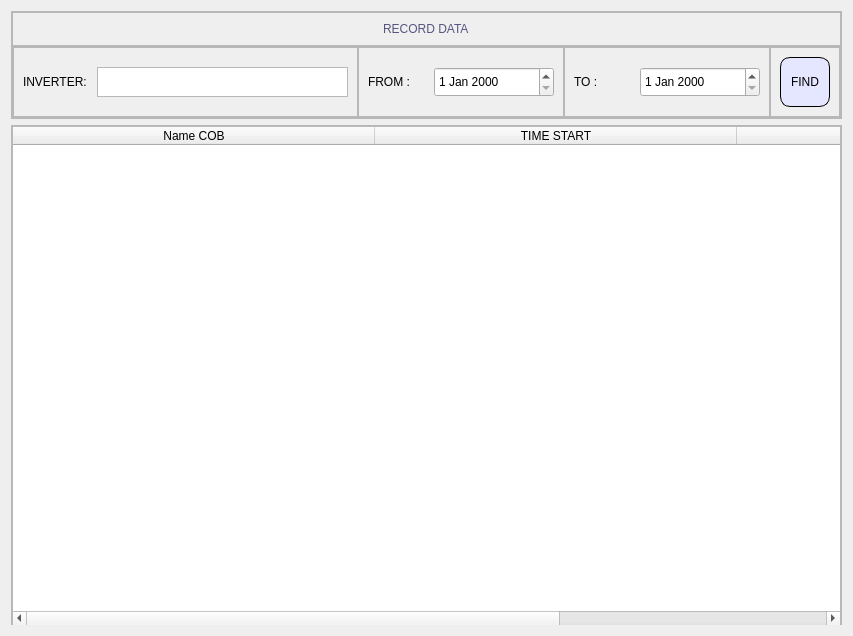
                  <widget class="QWidget" name="page_history">
                   <layout class="QVBoxLayout" name="verticalLayout_18">
                    <item>
                     <widget class="QFrame" name="frame_27">
                      <property name="minimumSize">
                       <size>
                        <width>0</width>
                        <height>100</height>
                       </size>
                      </property>
                      <property name="maximumSize">
                       <size>
                        <width>16777215</width>
                        <height>16777215</height>
                       </size>
                      </property>
                      <property name="styleSheet">
                       <string notr="true"/>
                      </property>
                      <property name="frameShape">
                       <enum>QFrame::StyledPanel</enum>
                      </property>
                      <property name="frameShadow">
                       <enum>QFrame::Raised</enum>
                      </property>
                      <layout class="QVBoxLayout" name="verticalLayout_21">
                       <property name="spacing">
                        <number>0</number>
                       </property>
                       <property name="leftMargin">
                        <number>0</number>
                       </property>
                       <property name="topMargin">
                        <number>0</number>
                       </property>
                       <property name="rightMargin">
                        <number>0</number>
                       </property>
                       <property name="bottomMargin">
                        <number>0</number>
                       </property>
                       <item>
                        <widget class="QFrame" name="frame_31">
                         <property name="frameShape">
                          <enum>QFrame::StyledPanel</enum>
                         </property>
                         <property name="frameShadow">
                          <enum>QFrame::Raised</enum>
                         </property>
                         <layout class="QHBoxLayout" name="horizontalLayout_22">
                          <item alignment="Qt::AlignHCenter">
                           <widget class="QLabel" name="label_26">
                            <property name="styleSheet">
                             <string notr="true">font: 36pt &quot;MS Shell Dlg 2&quot;;
color: rgb(85, 85, 127);</string>
                            </property>
                            <property name="text">
                             <string>RECORD DATA</string>
                            </property>
                           </widget>
                          </item>
                         </layout>
                        </widget>
                       </item>
                       <item>
                        <widget class="QFrame" name="frame_32">
                         <property name="maximumSize">
                          <size>
                           <width>16777215</width>
                           <height>100</height>
                          </size>
                         </property>
                         <property name="frameShape">
                          <enum>QFrame::StyledPanel</enum>
                         </property>
                         <property name="frameShadow">
                          <enum>QFrame::Raised</enum>
                         </property>
                         <layout class="QHBoxLayout" name="horizontalLayout_18">
                          <property name="spacing">
                           <number>0</number>
                          </property>
                          <property name="leftMargin">
                           <number>0</number>
                          </property>
                          <property name="topMargin">
                           <number>0</number>
                          </property>
                          <property name="rightMargin">
                           <number>0</number>
                          </property>
                          <property name="bottomMargin">
                           <number>0</number>
                          </property>
                          <item>
                           <widget class="QFrame" name="frame_33">
                            <property name="maximumSize">
                             <size>
                              <width>345</width>
                              <height>16777215</height>
                             </size>
                            </property>
                            <property name="frameShape">
                             <enum>QFrame::StyledPanel</enum>
                            </property>
                            <property name="frameShadow">
                             <enum>QFrame::Raised</enum>
                            </property>
                            <layout class="QHBoxLayout" name="horizontalLayout_26">
                             <item>
                              <widget class="QLabel" name="label_11">
                               <property name="text">
                                <string>INVERTER: </string>
                               </property>
                              </widget>
                             </item>
                             <item>
                              <widget class="QTextEdit" name="textEdit_2">
                               <property name="maximumSize">
                                <size>
                                 <width>16777215</width>
                                 <height>30</height>
                                </size>
                               </property>
                              </widget>
                             </item>
                            </layout>
                           </widget>
                          </item>
                          <item>
                           <widget class="QFrame" name="frame_34">
                            <property name="frameShape">
                             <enum>QFrame::StyledPanel</enum>
                            </property>
                            <property name="frameShadow">
                             <enum>QFrame::Raised</enum>
                            </property>
                            <layout class="QHBoxLayout" name="horizontalLayout_19">
                             <item>
                              <widget class="QLabel" name="label_4">
                               <property name="minimumSize">
                                <size>
                                 <width>60</width>
                                 <height>30</height>
                                </size>
                               </property>
                               <property name="maximumSize">
                                <size>
                                 <width>70</width>
                                 <height>16777215</height>
                                </size>
                               </property>
                               <property name="text">
                                <string>FROM :</string>
                               </property>
                              </widget>
                             </item>
                             <item>
                              <widget class="QDateEdit" name="dateEdit">
                               <property name="minimumSize">
                                <size>
                                 <width>120</width>
                                 <height>30</height>
                                </size>
                               </property>
                              </widget>
                             </item>
                            </layout>
                           </widget>
                          </item>
                          <item>
                           <widget class="QFrame" name="frame_35">
                            <property name="frameShape">
                             <enum>QFrame::StyledPanel</enum>
                            </property>
                            <property name="frameShadow">
                             <enum>QFrame::Raised</enum>
                            </property>
                            <layout class="QHBoxLayout" name="horizontalLayout_20">
                             <item>
                              <widget class="QLabel" name="label_19">
                               <property name="minimumSize">
                                <size>
                                 <width>60</width>
                                 <height>30</height>
                                </size>
                               </property>
                               <property name="maximumSize">
                                <size>
                                 <width>60</width>
                                 <height>30</height>
                                </size>
                               </property>
                               <property name="text">
                                <string>TO :</string>
                               </property>
                              </widget>
                             </item>
                             <item>
                              <widget class="QDateEdit" name="dateEdit_2">
                               <property name="minimumSize">
                                <size>
                                 <width>120</width>
                                 <height>30</height>
                                </size>
                               </property>
                               <property name="maximumSize">
                                <size>
                                 <width>16777215</width>
                                 <height>16777215</height>
                                </size>
                               </property>
                              </widget>
                             </item>
                            </layout>
                           </widget>
                          </item>
                          <item>
                           <widget class="QFrame" name="frame_36">
                            <property name="maximumSize">
                             <size>
                              <width>100</width>
                              <height>16777215</height>
                             </size>
                            </property>
                            <property name="frameShape">
                             <enum>QFrame::StyledPanel</enum>
                            </property>
                            <property name="frameShadow">
                             <enum>QFrame::Raised</enum>
                            </property>
                            <layout class="QHBoxLayout" name="horizontalLayout_21">
                             <item>
                              <widget class="QPushButton" name="pushButton">
                               <property name="minimumSize">
                                <size>
                                 <width>50</width>
                                 <height>50</height>
                                </size>
                               </property>
                               <property name="maximumSize">
                                <size>
                                 <width>80</width>
                                 <height>50</height>
                                </size>
                               </property>
                               <property name="styleSheet">
                                <string notr="true">background-color: rgb(229, 230, 255);
border: 1px solid;
border-radius:10px;
</string>
                               </property>
                               <property name="text">
                                <string>FIND</string>
                               </property>
                              </widget>
                             </item>
                            </layout>
                           </widget>
                          </item>
                         </layout>
                        </widget>
                       </item>
                      </layout>
                     </widget>
                    </item>
                    <item>
                     <widget class="QFrame" name="frame_26">
                      <property name="maximumSize">
                       <size>
                        <width>16777215</width>
                        <height>500</height>
                       </size>
                      </property>
                      <property name="frameShape">
                       <enum>QFrame::StyledPanel</enum>
                      </property>
                      <property name="frameShadow">
                       <enum>QFrame::Raised</enum>
                      </property>
                      <layout class="QVBoxLayout" name="verticalLayout_20">
                       <property name="spacing">
                        <number>0</number>
                       </property>
                       <property name="leftMargin">
                        <number>0</number>
                       </property>
                       <property name="topMargin">
                        <number>0</number>
                       </property>
                       <property name="rightMargin">
                        <number>0</number>
                       </property>
                       <property name="bottomMargin">
                        <number>0</number>
                       </property>
                       <item>
                        <widget class="QTableWidget" name="tableWidget_record">
                         <property name="minimumSize">
                          <size>
                           <width>0</width>
                           <height>500</height>
                          </size>
                         </property>
                         <attribute name="horizontalHeaderDefaultSectionSize">
                          <number>362</number>
                         </attribute>
                         <attribute name="horizontalHeaderMinimumSectionSize">
                          <number>100</number>
                         </attribute>
                         <column>
                          <property name="text">
                           <string>Name COB</string>
                          </property>
                         </column>
                         <column>
                          <property name="text">
                           <string>TIME START</string>
                          </property>
                         </column>
                         <column>
                          <property name="text">
                           <string>TIME STOP</string>
                          </property>
                         </column>
                        </widget>
                       </item>
                      </layout>
                     </widget>
                    </item>
                   </layout>
                  </widget>
